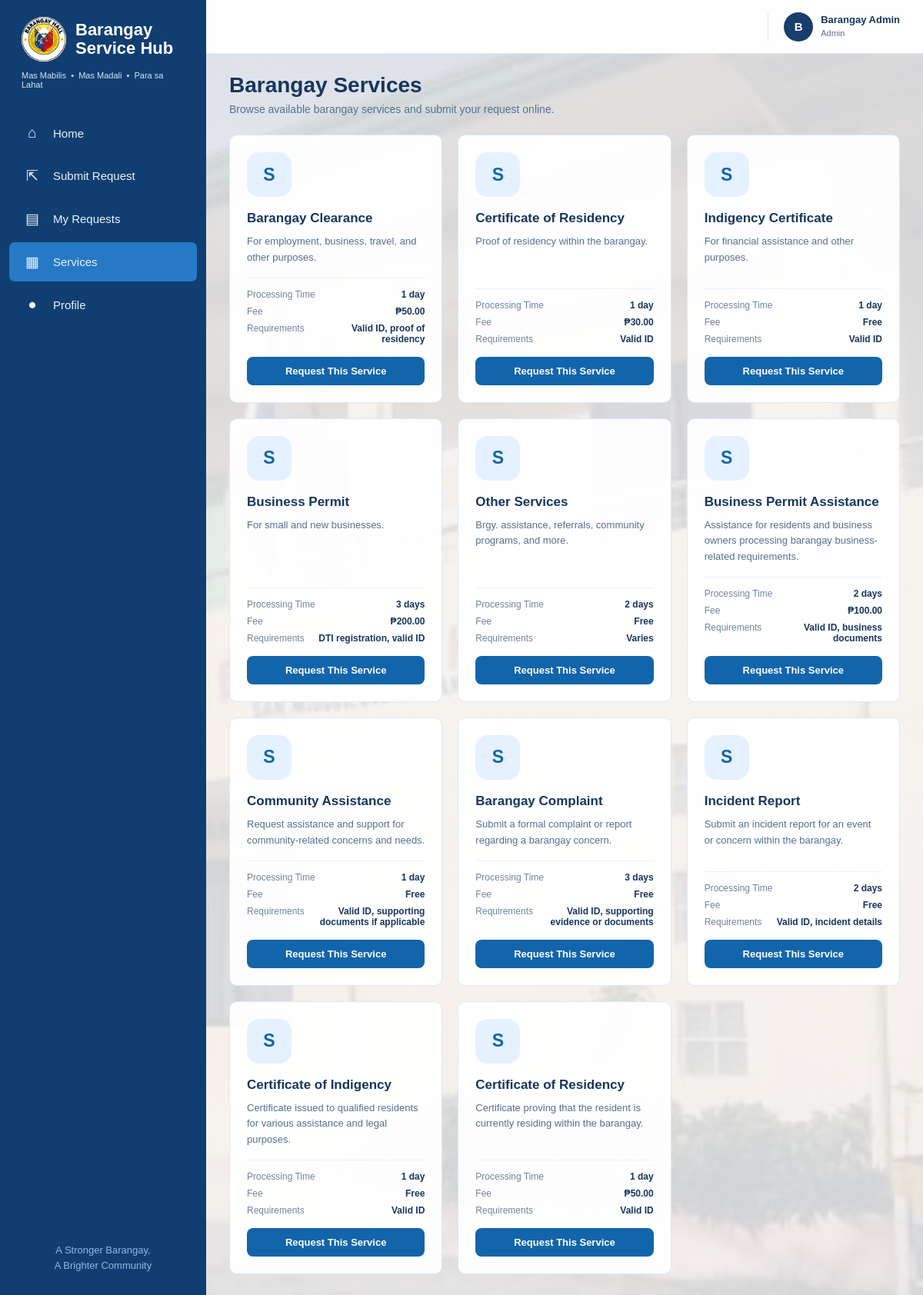
Screenshot of /services.php (signed in) with the database file from the repository.
### tables this page shows
CREATE TABLE `users` (
  `id` int(11) NOT NULL,
  `full_name` varchar(120) NOT NULL,
  `email` varchar(120) NOT NULL,
  `password` varchar(255) NOT NULL,
  `phone` varchar(30) DEFAULT NULL,
  `address` varchar(255) DEFAULT NULL,
  `role` enum('resident','admin') NOT NULL DEFAULT 'resident',
  `status` enum('active','inactive') NOT NULL DEFAULT 'active',
  `created_at` datetime DEFAULT current_timestamp()
);

CREATE TABLE `services` (
  `id` int(11) NOT NULL,
  `service_name` varchar(120) NOT NULL,
  `category` varchar(100) NOT NULL DEFAULT 'Services',
  `description` text DEFAULT NULL,
  `requirements` text DEFAULT NULL,
  `processing_days` int(11) DEFAULT 1,
  `fee` decimal(10,2) DEFAULT 0.00,
  `icon` varchar(30) DEFAULT 'file',
  `status` enum('active','inactive') DEFAULT 'active',
  `created_at` datetime DEFAULT current_timestamp()
);

### services.php (the view, shortened to what this page needs)
<?php
require_once __DIR__ . "/config/database.php";
$userId = (int) $_SESSION['user_id'];
$userQuery = $conn->prepare("
    SELECT full_name, role
    FROM users
    WHERE id = ?
    LIMIT 1
");
$userQuery->bind_param("i", $userId);
$userQuery->execute();
$userResult = $userQuery->get_result();
$user = $userResult->fetch_assoc();
$userName = $user['full_name'] ?? 'Resident';
$userRole = $user['role'] ?? 'resident';
$servicesQuery = $conn->query("
    SELECT
        id,
        service_name,
        description,
        requirements,
        processing_days,
        fee,
        status
    FROM services
    WHERE status = 'Active'
    ORDER BY id ASC
");
?>
<!DOCTYPE html>
<html lang="en">
<head>
</head>
<body>
<div class="app">
    <aside class="sidebar">
        <div class="brand">
            <a
                href="dashboard.php"
                class="brand-title"
                title="Back to Home"
            >
                <div class="logo">
                    <img
                        src="assets/image/logo.png"
                        alt="Barangay Service Hub Logo"
                    >
                </div>
                <h1>
                    Barangay<br>
                    Service Hub
                </h1>
            </a>
            <p>
                Mas Mabilis &nbsp;•&nbsp;
                Mas Madali &nbsp;•&nbsp;
                Para sa Lahat
            </p>
        </div>
        <nav class="nav">
            <a
                href="dashboard.php"
                class="nav-item"
            >
                <div class="nav-icon">
                    ⌂
                </div>
                <span>
                    Home
                </span>
            </a>
            <a
                href="submit-request.php"
                class="nav-item"
            >
                <div class="nav-icon">
                    ⇱
                </div>
                <span>
                    Submit Request
                </span>
            </a>
            <a
                href="my-requests.php"
                class="nav-item"
            >
                <div class="nav-icon">
                    ▤
                </div>
                <span>
                    My Requests
                </span>
            </a>
            <a
                href="services.php"
                class="nav-item active"
            >
                <div class="nav-icon">
                    ▦
                </div>
                <span>
                    Services
                </span>
            </a>
            <a
                href="profile.php"
                class="nav-item"
            >
                <div class="nav-icon">
                    ●
                </div>
                <span>
                    Profile
                </span>
            </a>
        </nav>
        <div class="sidebar-bottom">
            A Stronger Barangay,<br>
            A Brighter Community
        </div>
    </aside>
    <main class="main">
        <header class="topbar">
            <div class="top-right">
                <div class="profile">
                    <div class="profile-avatar">
                        <?= strtoupper(
                            substr(
                                $userName,
                                0,
                                1
                            )
                        ); ?>
                    </div>
                    <div class="profile-info">
                        <strong>
                            <?= htmlspecialchars(
                                $userName
                            ); ?>
                        </strong>
                        <span>
                            <?= htmlspecialchars(
                                ucfirst($userRole)
                            ); ?>
                        </span>
                    </div>
                </div>
            </div>
        </header>
        <div class="content">
            <div class="page-header">
                <h2>
                    Barangay Services
                </h2>
                <p>
                    Browse available barangay services and submit your request online.
                </p>
            </div>
            <?php if ($servicesQuery->num_rows > 0): ?>
                <div class="service-grid">
                    <?php while (
                        $service = $servicesQuery->fetch_assoc()
                    ): ?>
                        <div class="service-card">
                            <div class="service-icon"></div>
                            <h3>
                                <?= htmlspecialchars(
                                    $service['service_name']
                                ); ?>
                            </h3>
                            <p class="service-description">
                                <?= htmlspecialchars(
                                    $service['description']
                                ); ?>
                            </p>
                            <div class="service-details">
                                <div class="detail-row">
                                    <span class="detail-label">
                                        Processing Time
                                    </span>
                                    <span class="detail-value">
                                        <?php
                                        $days =
                                            (int)
                                            $service['processing_days'];
                                        if ($days === 1) {
                                            echo "1 day";
                                        } elseif ($days > 1) {
                                            echo $days . " days";
                                        } else {
                                            echo "N/A";
                                        }
                                        ?>
                                    </span>
                                </div>
                                <div class="detail-row">
                                    <span class="detail-label">
                                        Fee
                                    </span>
                                    <span class="detail-value">
                                        <?php
                                        $fee =
                                            (float)
                                            $service['fee'];
                                        if ($fee <= 0) {
                                            echo "Free";
                                        } else {
                                            echo "₱" .
                                                number_format(
                                                    $fee,
                                                    2
                                                );
                                        }
                                        ?>
                                    </span>
                                </div>
                                <div class="detail-row">
                                    <span class="detail-label">
                                        Requirements
                                    </span>
                                    <span class="detail-value">
                                        <?= htmlspecialchars(
                                            $service['requirements']
                                        ); ?>
                                    </span>
                                </div>
                            </div>
                            <a
                                href="submit-request.php?service_id=<?= (int) $service['id']; ?>"
                                class="request-btn"
                            >
                                Request This Service
                            </a>
                        </div>
                    <?php endwhile; ?>
                </div>
            <?php endif; ?>
        </div>
    </main>
</div>
</body>
</html>

### services.php (style rules this page uses)
* { box-sizing: border-box; margin: 0; padding: 0; }
body { font-family: Arial, Helvetica, sans-serif; color: #17365d; min-height: 100vh; background: linear-gradient( rgba(245, 248, 252, 0.85), rgba(245, 248, 252, 0.85) ), url("assets/image/hero.jpg") center / cover fixed no-repeat; }
a { text-decoration: none; color: inherit; }
.app { display: flex; min-height: 100vh; }
.sidebar { width: 268px; background: #103e70; color: white; padding: 22px 12px; display: flex; flex-direction: column; position: fixed; left: 0; top: 0; bottom: 0; z-index: 100; }
.brand { padding: 0 16px 24px; }
.brand-title { display: flex; align-items: center; gap: 12px; color: white; cursor: pointer; transition: opacity 0.2s ease; }
.logo { width: 58px; height: 58px; border-radius: 50%; background: white; display: flex; align-items: center; justify-content: center; overflow: hidden; flex-shrink: 0; }
.logo img { width: 100%; height: 100%; object-fit: contain; display: block; }
.brand h1 { font-size: 22px; line-height: 1.1; color: white; }
.brand p { margin-top: 12px; font-size: 11px; color: #d4e5f7; }
.nav { margin-top: 8px; }
.nav-item { display: flex; align-items: center; gap: 15px; padding: 14px 18px; margin-bottom: 5px; border-radius: 7px; color: #e9f3ff; font-size: 15px; transition: background 0.2s ease, padding-left 0.2s ease; }
.nav-item.active { background: #2679c4; }
.nav-icon { width: 24px; text-align: center; font-size: 19px; flex-shrink: 0; }
.sidebar-bottom { margin-top: auto; text-align: center; padding: 20px 10px; color: #8ebbe2; font-size: 13px; line-height: 1.5; }
.main { margin-left: 268px; width: calc(100% - 268px); min-height: 100vh; }
.topbar { height: 70px; background: rgba(255, 255, 255, 0.96); border-bottom: 1px solid #e2eaf3; display: flex; justify-content: flex-end; align-items: center; padding: 0 30px; position: sticky; top: 0; z-index: 50; backdrop-filter: blur(6px); }
.top-right { display: flex; align-items: center; gap: 20px; }
.profile { display: flex; align-items: center; gap: 10px; border-left: 1px solid #e1e7ef; padding-left: 20px; }
.profile-avatar { width: 38px; height: 38px; border-radius: 50%; background: #173e6d; color: white; display: flex; align-items: center; justify-content: center; font-size: 15px; font-weight: bold; }
.profile-info strong { display: block; font-size: 13px; color: #17365d; }
.profile-info span { font-size: 11px; color: #58708d; }
.content { padding: 25px 30px 40px; }
.page-header { margin-bottom: 25px; }
.page-header h2 { font-size: 28px; color: #17365d; margin-bottom: 7px; }
.page-header p { color: #55708f; font-size: 14px; }
.service-grid { display: grid; grid-template-columns: repeat(3, 1fr); gap: 20px; }
.service-card { background: rgba(255, 255, 255, 0.95); border: 1px solid #dce8f4; border-radius: 10px; padding: 22px; display: flex; flex-direction: column; min-height: 290px; transition: transform 0.2s ease, box-shadow 0.2s ease; }
.service-icon { width: 58px; height: 58px; border-radius: 16px; background: #e5f1ff; display: flex; align-items: center; justify-content: center; color: #1265aa; font-size: 23px; font-weight: bold; margin-bottom: 18px; }
.service-icon::before { content: "S"; }
.service-card h3 { color: #17365d; font-size: 17px; margin-bottom: 10px; }
.service-description { color: #55708f; font-size: 13px; line-height: 1.6; margin-bottom: 15px; flex: 1; }
.service-details { border-top: 1px solid #edf1f6; padding-top: 14px; margin-top: auto; }
.detail-row { display: flex; justify-content: space-between; align-items: flex-start; gap: 15px; margin-bottom: 8px; font-size: 12px; }
.detail-row:last-child { margin-bottom: 0; }
.detail-label { color: #71849b; flex-shrink: 0; }
.detail-value { color: #17365d; font-weight: bold; text-align: right; max-width: 65%; word-break: break-word; }
.request-btn { display: block; width: 100%; background: #1265aa; color: white; text-align: center; padding: 11px 15px; border-radius: 8px; font-size: 13px; font-weight: bold; margin-top: 16px; transition: background 0.2s ease, transform 0.2s ease; }

### rows the page displays
users: full_name "B", full_name "Barangay Admin", role "Admin"
services: service_name "Barangay Clearance", description "For employment, business, travel, and other purposes.", processing_days "1 day", fee "50.00", requirements "Valid ID, proof of residency"
services: service_name "Certificate of Residency", description "Proof of residency within the barangay.", processing_days "1 day", fee "30.00", requirements "Valid ID"
services: service_name "Indigency Certificate", description "For financial assistance and other purposes.", processing_days "1 day", fee "Free", requirements "Valid ID"
services: service_name "Business Permit", description "For small and new businesses.", processing_days "3", fee "200.00", requirements "DTI registration, valid ID"
services: service_name "Other Services", description "Brgy. assistance, referrals, community programs, and more.", processing_days "2", fee "Free", requirements "Varies"
services: service_name "Business Permit Assistance", description "Assistance for residents and business owners processing barangay business-related requirements.", processing_days "2", fee "100.00", requirements "Valid ID, business documents"
services: service_name "Community Assistance", description "Request assistance and support for community-related concerns and needs.", processing_days "1 day", fee "Free", requirements "Valid ID, supporting documents if applicable"
services: service_name "Barangay Complaint", description "Submit a formal complaint or report regarding a barangay concern.", processing_days "3", fee "Free", requirements "Valid ID, supporting evidence or documents"
services: service_name "Incident Report", description "Submit an incident report for an event or concern within the barangay.", processing_days "2", fee "Free", requirements "Valid ID, incident details"
services: service_name "Certificate of Indigency", description "Certificate issued to qualified residents for various assistance and legal purposes.", processing_days "1 day", fee "Free", requirements "Valid ID"
services: service_name "Certificate of Residency", description "Certificate proving that the resident is currently residing within the barangay.", processing_days "1 day", fee "50.00", requirements "Valid ID"
